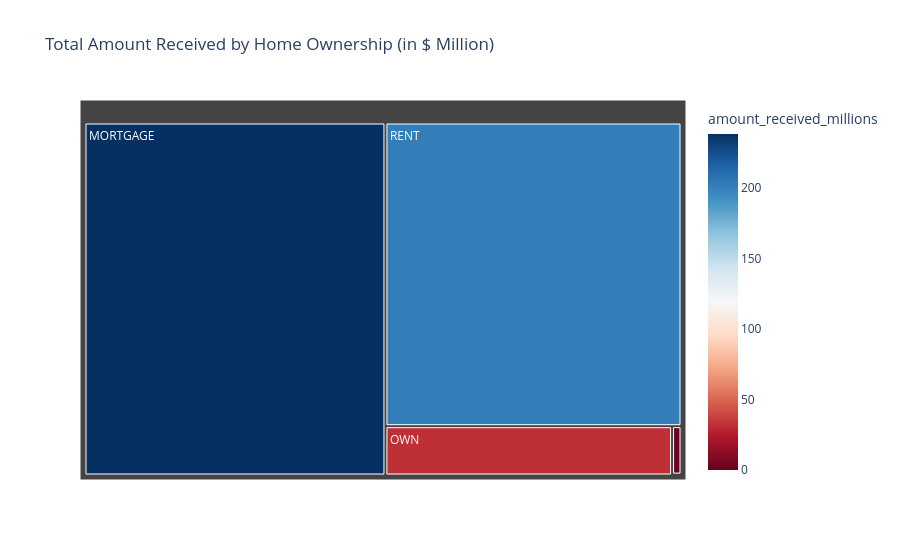

Source (notebook cell):
### Markdown cell above
## Home Ownership Analysis By Total Amount Received

### Code cell
home_funding= df.groupby('home_ownership')['total_payment'].sum().reset_index()
home_funding['amount_received_millions']= home_funding['total_payment'] / 1000000

fig= px.treemap(
    home_funding, path=['home_ownership'],
    values='amount_received_millions',
    color='amount_received_millions',
    color_continuous_scale='RdBu',
    title="Total Amount Received by Home Ownership (in $ Million)"
)

fig.show()

### Figure 1 — Plotly figure (JSON) as saved in the notebook; plotly's stock layout.template omitted (floating-point values rounded to 4 significant figures)
{"data": [{"branchvalues": "total", "customdata": [[238.5], [0.01905], [1.025], [31.73], [201.8]], "domain": {"x": [0, 1], "y": [0, 1]}, "hovertemplate": "labels=%{label}<br>amount_received_millions_sum=%{value}<br>parent=%{parent}<br>id=%{id}<br>amount_received_millions=%{color}<extra></extra>", "ids": ["MORTGAGE", "NONE", "OTHER", "OWN", "RENT"], "labels": ["MORTGAGE", "NONE", "OTHER", "OWN", "RENT"], "marker": {"coloraxis": "coloraxis", "colors": [238.5, 0.01905, 1.025, 31.73, 201.8]}, "name": "", "parents": ["", "", "", "", ""], "type": "treemap", "values": [238.5, 0.01905, 1.025, 31.73, 201.8]}], "layout": {"coloraxis": {"colorbar": {"title": {"text": "amount_received_millions"}}, "colorscale": [[0, "rgb(103,0,31)"], [0.1, "rgb(178,24,43)"], [0.2, "rgb(214,96,77)"], [0.3, "rgb(244,165,130)"], [0.4, "rgb(253,219,199)"], [0.5, "rgb(247,247,247)"], [0.6, "rgb(209,229,240)"], [0.7, "rgb(146,197,222)"], [0.8, "rgb(67,147,195)"], [0.9, "rgb(33,102,172)"], [1, "rgb(5,48,97)"]]}, "legend": {"tracegroupgap": 0}, "title": {"text": "Total Amount Received by Home Ownership (in $ Million)"}}}
